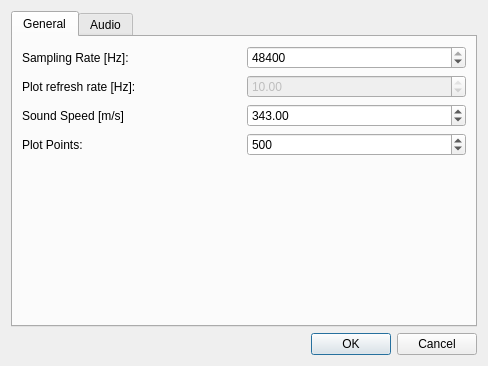
<?xml version="1.0" encoding="UTF-8"?>
<ui version="4.0">
 <class>PreferencesWindow</class>
 <widget class="QDialog" name="PreferencesWindow">
  <property name="geometry">
   <rect>
    <x>0</x>
    <y>0</y>
    <width>488</width>
    <height>366</height>
   </rect>
  </property>
  <property name="windowTitle">
   <string>Preferences</string>
  </property>
  <layout class="QGridLayout" name="gridLayout">
   <item row="0" column="0">
    <layout class="QVBoxLayout" name="verticalLayout">
     <item>
      <widget class="QTabWidget" name="tabWidget_audio">
       <property name="currentIndex">
        <number>0</number>
       </property>
       <widget class="QWidget" name="tab">
        <attribute name="title">
         <string>General</string>
        </attribute>
        <layout class="QGridLayout" name="gridLayout_3">
         <item row="0" column="0">
          <layout class="QGridLayout" name="gridLayout_2">
           <item row="0" column="0">
            <widget class="QLabel" name="label_sampling">
             <property name="text">
              <string>Sampling Rate [Hz]:</string>
             </property>
            </widget>
           </item>
           <item row="2" column="0">
            <widget class="QLabel" name="label_soundSpeed">
             <property name="text">
              <string>Sound Speed [m/s]</string>
             </property>
            </widget>
           </item>
           <item row="1" column="0">
            <widget class="QLabel" name="label_refreshRate">
             <property name="text">
              <string>Plot refresh rate [Hz]:</string>
             </property>
            </widget>
           </item>
           <item row="2" column="1">
            <widget class="QDoubleSpinBox" name="doubleSpinBox_soundSpeed">
             <property name="decimals">
              <number>2</number>
             </property>
             <property name="minimum">
              <double>0.100000000000000</double>
             </property>
             <property name="maximum">
              <double>1000.000000000000000</double>
             </property>
             <property name="value">
              <double>343.000000000000000</double>
             </property>
            </widget>
           </item>
           <item row="1" column="1">
            <widget class="QDoubleSpinBox" name="doubleSpinBox_plotRefreshRate">
             <property name="enabled">
              <bool>false</bool>
             </property>
             <property name="decimals">
              <number>2</number>
             </property>
             <property name="minimum">
              <double>0.100000000000000</double>
             </property>
             <property name="maximum">
              <double>10.000000000000000</double>
             </property>
             <property name="value">
              <double>10.000000000000000</double>
             </property>
            </widget>
           </item>
           <item row="0" column="1">
            <widget class="QDoubleSpinBox" name="doubleSpinBox_sampling">
             <property name="decimals">
              <number>0</number>
             </property>
             <property name="minimum">
              <double>1.000000000000000</double>
             </property>
             <property name="maximum">
              <double>48400.000000000000000</double>
             </property>
             <property name="value">
              <double>48400.000000000000000</double>
             </property>
            </widget>
           </item>
           <item row="3" column="0">
            <widget class="QLabel" name="label_plotPointsCount">
             <property name="text">
              <string>Plot Points:</string>
             </property>
            </widget>
           </item>
           <item row="3" column="1">
            <widget class="QSpinBox" name="spinBox_plotPointsCount">
             <property name="toolTip">
              <string>&lt;html&gt;&lt;head/&gt;&lt;body&gt;&lt;p&gt;Defines maximal number of points thatwill be plotted. The program will still calculate and save spectra at full resolution.&lt;/p&gt;&lt;/body&gt;&lt;/html&gt;</string>
             </property>
             <property name="minimum">
              <number>10</number>
             </property>
             <property name="maximum">
              <number>40000</number>
             </property>
             <property name="value">
              <number>500</number>
             </property>
            </widget>
           </item>
          </layout>
         </item>
         <item row="3" column="0">
          <spacer name="verticalSpacer">
           <property name="orientation">
            <enum>Qt::Vertical</enum>
           </property>
           <property name="sizeHint" stdset="0">
            <size>
             <width>20</width>
             <height>155</height>
            </size>
           </property>
          </spacer>
         </item>
        </layout>
       </widget>
       <widget class="QWidget" name="tab_2">
        <attribute name="title">
         <string>Audio</string>
        </attribute>
        <layout class="QGridLayout" name="gridLayout_4">
         <item row="0" column="0">
          <layout class="QHBoxLayout" name="horizontalLayout_2">
           <item>
            <widget class="QLabel" name="label">
             <property name="text">
              <string>Audio Input Device:</string>
             </property>
            </widget>
           </item>
           <item>
            <widget class="QComboBox" name="comboBox">
             <item>
              <property name="text">
               <string>Default</string>
              </property>
             </item>
            </widget>
           </item>
          </layout>
         </item>
         <item row="1" column="0">
          <spacer name="verticalSpacer_2">
           <property name="orientation">
            <enum>Qt::Vertical</enum>
           </property>
           <property name="sizeHint" stdset="0">
            <size>
             <width>20</width>
             <height>228</height>
            </size>
           </property>
          </spacer>
         </item>
        </layout>
       </widget>
      </widget>
     </item>
     <item>
      <layout class="QHBoxLayout" name="horizontalLayout">
       <item>
        <spacer name="horizontalSpacer">
         <property name="orientation">
          <enum>Qt::Horizontal</enum>
         </property>
         <property name="sizeHint" stdset="0">
          <size>
           <width>40</width>
           <height>20</height>
          </size>
         </property>
        </spacer>
       </item>
       <item>
        <widget class="QDialogButtonBox" name="buttonBox">
         <property name="orientation">
          <enum>Qt::Horizontal</enum>
         </property>
         <property name="standardButtons">
          <set>QDialogButtonBox::Cancel|QDialogButtonBox::Ok</set>
         </property>
        </widget>
       </item>
      </layout>
     </item>
    </layout>
   </item>
  </layout>
 </widget>
 <tabstops>
  <tabstop>tabWidget_audio</tabstop>
  <tabstop>doubleSpinBox_sampling</tabstop>
  <tabstop>doubleSpinBox_plotRefreshRate</tabstop>
  <tabstop>doubleSpinBox_soundSpeed</tabstop>
  <tabstop>spinBox_plotPointsCount</tabstop>
  <tabstop>comboBox</tabstop>
 </tabstops>
 <resources/>
 <connections>
  <connection>
   <sender>buttonBox</sender>
   <signal>accepted()</signal>
   <receiver>PreferencesWindow</receiver>
   <slot>accept()</slot>
   <hints>
    <hint type="sourcelabel">
     <x>248</x>
     <y>254</y>
    </hint>
    <hint type="destinationlabel">
     <x>157</x>
     <y>274</y>
    </hint>
   </hints>
  </connection>
  <connection>
   <sender>buttonBox</sender>
   <signal>rejected()</signal>
   <receiver>PreferencesWindow</receiver>
   <slot>reject()</slot>
   <hints>
    <hint type="sourcelabel">
     <x>316</x>
     <y>260</y>
    </hint>
    <hint type="destinationlabel">
     <x>286</x>
     <y>274</y>
    </hint>
   </hints>
  </connection>
 </connections>
</ui>
